Frame 1 (no input): blank canvas, image omitted
Frame 60 (the mouse pressed at the canvas centre just before this capture): blank canvas, image omitted
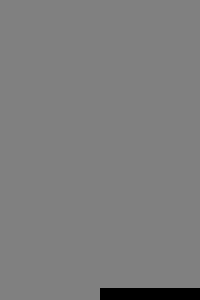
Frame 120 (the mouse held since frame 60 and released just before this capture)

The Processing sketch whose frames 1 and 60 were blank and that drew this single picture after the mouse press (run headless with seeded random() and noise(); from frame 60 on, the mouse is pressed at the canvas centre):

// Processing sketch: mashing
// ── mashing.pde
mashingBar teamA;
mashingBar teamB;

boolean keyState;
boolean lastKeyState = false;
boolean mouseState;
boolean lastMouseState = false;

void setup() {
  size(200, 300);
  noStroke();
  teamA = new mashingBar(0, height, width/2, height, 25, 255);
  teamB = new mashingBar(width/2, height, width, height, 25, 0);
};

void draw() {
  background(128);
  teamA.display();
  teamB.display();
  keyState = keyPressed;
  mouseState = mousePressed;
  if (keyPressed != lastKeyState) {
    if (keyPressed) {
      teamA.incrementHeight();
    };
  };
  if (teamA.barHeight < 0) {
    teamA.barHeight = height;
  };
  if (mouseState != lastMouseState) {
    if (mouseState) {
      teamB.incrementHeight();
    };
  };
  if (teamB.barHeight < 0) {
    teamB.barHeight = height;
  };
  lastKeyState = keyState;
  lastMouseState = mouseState;
};

class mashingBar {
  int xPos;
  int yPos;
  int barWidth;
  int barHeight;
  int heightMax;
  int barColour;
  float targetPresses;

  mashingBar(int initX, int initY, int initWidth, int initMax, int initPresses, int initColour) {
    rectMode(CORNERS);
    barColour = initColour;
    xPos = initX;
    yPos = initY;
    barHeight = initY;
    barWidth = initWidth;
    heightMax = initMax;
    targetPresses = heightMax/initPresses;
    barColour = initColour;
  };

  void incrementHeight() {
    barHeight -= targetPresses;
  };

  void display() {
    pushStyle();
    fill(barColour);
    rect(xPos, yPos, barWidth, barHeight);
    popStyle();
  };
};
